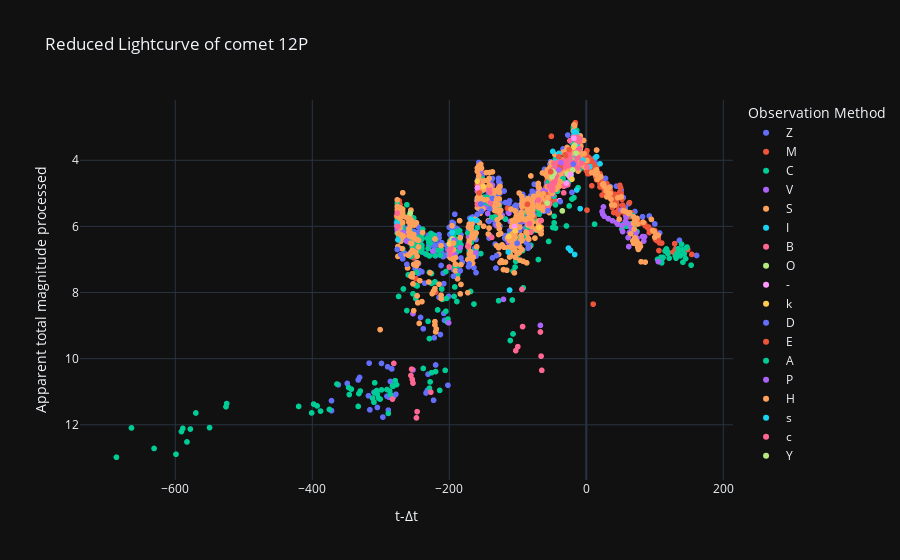

Notebook cell for this chart:
### Code cell
# Curva de luz reducida
labels = {'delta_t':'t-Δt','magnitud_reducida':'Apparent total magnitude processed', 'obs_method_key' : 'Observation Method'}
fig = px.scatter(curva_de_luz_procesada_df, x='delta_t', y='magnitud_reducida', color='obs_method_key', template= 'plotly_dark', labels= labels, title=f'Reduced Lightcurve of comet {nombre_cometa}')
fig.update_yaxes(autorange="reversed")
fig.show()

### Figure 1 — Plotly figure (JSON) as saved in the notebook; plotly's stock layout.template omitted (floating-point values rounded to 4 significant figures; data arrays with more than 128 entries replaced by an {"elided": "..."} marker saying what was removed)
{"data": [{"hovertemplate": "Observation Method=Z<br>t-Δt=%{x}<br>Apparent total magnitude processed=%{y}<extra></extra>", "legendgroup": "Z", "marker": {"color": "#636efa", "symbol": "circle"}, "mode": "markers", "name": "Z", "showlegend": true, "type": "scattergl", "x": {"elided": "437 int values"}, "xaxis": "x", "y": {"elided": "437 float values"}, "yaxis": "y"}, {"hovertemplate": "Observation Method=M<br>t-Δt=%{x}<br>Apparent total magnitude processed=%{y}<extra></extra>", "legendgroup": "M", "marker": {"color": "#EF553B", "symbol": "circle"}, "mode": "markers", "name": "M", "showlegend": true, "type": "scattergl", "x": {"elided": "414 int values"}, "xaxis": "x", "y": {"elided": "414 float values"}, "yaxis": "y"}, {"hovertemplate": "Observation Method=C<br>t-Δt=%{x}<br>Apparent total magnitude processed=%{y}<extra></extra>", "legendgroup": "C", "marker": {"color": "#00cc96", "symbol": "circle"}, "mode": "markers", "name": "C", "showlegend": true, "type": "scattergl", "x": {"elided": "356 int values"}, "xaxis": "x", "y": {"elided": "356 float values"}, "yaxis": "y"}, {"hovertemplate": "Observation Method=V<br>t-Δt=%{x}<br>Apparent total magnitude processed=%{y}<extra></extra>", "legendgroup": "V", "marker": {"color": "#ab63fa", "symbol": "circle"}, "mode": "markers", "name": "V", "showlegend": true, "type": "scattergl", "x": [105, 85, 84, 82, 74, 73, 72, 71, 69, 68, 67, 65, 64, 63, 62, 61, 59, 58, 57, 53, 52, 51, 46, 44, 38, 32, 26, 25, 24, 23, -19, -21, -35, -38, -40, -43, -45, -49, -56, -63, -69, -70, -72, -80, -84, -85, -87, -88, -99, -101, -111, -113, -113, -114, -121, -123, -131, -137, -141, -141, -142, -144, -148, -153, -154, -155, -159, -159, -161, -171, -172, -184, -192, -194, -197, -199, -200, -201, -224, -253, -253, -253, -262, -266, -267, -268, -271, -274, -275, -276, -276], "xaxis": "x", "y": [7.064, 6.311, 6.443, 6.308, 6.357, 6.188, 6.318, 6.149, 6.109, 6.137, 6.066, 6.025, 5.955, 6.182, 6.611, 6.338, 5.895, 5.721, 5.849, 6.155, 5.982, 5.508, 5.934, 5.883, 5.828, 5.764, 5.69, 5.411, 5.632, 5.552, 3.312, 4.172, 4.431, 4.549, 4.593, 4.708, 4.45, 5.033, 4.924, 4.914, 5.034, 4.902, 5.243, 5.604, 5.487, 5.859, 5.802, 5.871, 5.764, 5.81, 5.851, 5.601, 6.301, 6.475, 8.206, 5.66, 5.98, 4.752, 6.27, 4.77, 4.951, 5.611, 5.434, 4.64, 4.322, 4.204, 4.634, 4.934, 6.799, 6.335, 6.52, 6.641, 6.831, 6.905, 6.566, 6.64, 6.828, 8.915, 6.746, 8.639, 10.34, 5.939, 6.445, 6.303, 6.193, 6.282, 6.151, 5.719, 6.008, 6.097, 6.097], "yaxis": "y"}, {"hovertemplate": "Observation Method=S<br>t-Δt=%{x}<br>Apparent total magnitude processed=%{y}<extra></extra>", "legendgroup": "S", "marker": {"color": "#FFA15A", "symbol": "circle"}, "mode": "markers", "name": "S", "showlegend": true, "type": "scattergl", "x": {"elided": "600 int values"}, "xaxis": "x", "y": {"elided": "600 float values"}, "yaxis": "y"}, {"hovertemplate": "Observation Method=I<br>t-Δt=%{x}<br>Apparent total magnitude processed=%{y}<extra></extra>", "legendgroup": "I", "marker": {"color": "#19d3f3", "symbol": "circle"}, "mode": "markers", "name": "I", "showlegend": true, "type": "scattergl", "x": [20, 15, 14, 5, -5, -9, -12, -13, -14, -14, -14, -15, -17, -17, -18, -21, -23, -23, -25, -26, -26, -27, -30, -31, -38, -40, -42, -45, -45, -46, -47, -47, -112, -114, -160, -168, -196, -200, -200, -275, -276], "xaxis": "x", "y": [4.107, 3.89, 3.903, 4.194, 3.994, 5.463, 3.927, 3.513, 3.199, 3.599, 4.899, 3.884, 3.25, 6.85, 3.132, 4.072, 4.028, 6.728, 3.682, 6.659, 6.659, 3.838, 3.863, 4.037, 4.149, 3.793, 4.037, 4.05, 4.15, 4.222, 4.092, 4.092, 7.925, 6.775, 5.816, 5.782, 6.178, 6.828, 6.728, 6.408, 5.897], "yaxis": "y"}, {"hovertemplate": "Observation Method=B<br>t-Δt=%{x}<br>Apparent total magnitude processed=%{y}<extra></extra>", "legendgroup": "B", "marker": {"color": "#FF6692", "symbol": "circle"}, "mode": "markers", "name": "B", "showlegend": true, "type": "scattergl", "x": [1, -7, -10, -10, -11, -12, -12, -13, -13, -14, -15, -15, -16, -16, -17, -19, -19, -21, -21, -21, -23, -24, -24, -24, -25, -26, -27, -27, -27, -28, -28, -30, -31, -32, -33, -33, -33, -34, -34, -35, -41, -42, -44, -44, -44, -45, -46, -46, -46, -46, -46, -47, -47, -48, -49, -49, -50, -50, -50, -54, -54, -55, -56, -66, -70, -81, -83, -84, -138, -140, -141, -142, -158, -158, -159, -173, -198, -199, -199, -199, -200, -200, -200, -275, -275, -276, -276], "xaxis": "x", "y": [4.208, 4.083, 3.652, 3.352, 3.441, 3.927, 4.227, 3.913, 4.213, 3.299, 3.384, 3.784, 3.365, 4.065, 3.65, 3.312, 3.312, 4.172, 4.172, 4.072, 4.128, 3.408, 3.908, 4.108, 3.782, 4.159, 4.738, 4.138, 3.838, 4.712, 4.012, 4.163, 4.037, 4.211, 4.984, 4.784, 4.084, 4.657, 4.157, 4.031, 4.067, 4.137, 4.279, 4.479, 4.479, 4.35, 4.422, 4.622, 4.322, 4.422, 4.622, 4.692, 4.092, 4.264, 4.833, 4.333, 4.303, 4.703, 4.903, 4.785, 5.285, 5.354, 5.424, 5.823, 5.202, 6.175, 5.917, 6.187, 6.332, 5.291, 4.97, 4.851, 4.951, 4.651, 5.334, 6.604, 6.653, 6.84, 6.74, 6.74, 7.228, 7.228, 6.728, 6.008, 6.008, 5.597, 5.997], "yaxis": "y"}, {"hovertemplate": "Observation Method=O<br>t-Δt=%{x}<br>Apparent total magnitude processed=%{y}<extra></extra>", "legendgroup": "O", "marker": {"color": "#B6E880", "symbol": "circle"}, "mode": "markers", "name": "O", "showlegend": true, "type": "scattergl", "x": [-15, -17, -20, -28, -34, -35, -36, -47, -49, -50, -57, -195], "xaxis": "x", "y": [3.784, 3.55, 4.292, 4.412, 4.557, 5.531, 4.605, 4.392, 4.333, 4.503, 5.294, 6.392], "yaxis": "y"}, {"hovertemplate": "Observation Method=-<br>t-Δt=%{x}<br>Apparent total magnitude processed=%{y}<extra></extra>", "legendgroup": "-", "marker": {"color": "#FF97FF", "symbol": "circle"}, "mode": "markers", "name": "-", "showlegend": true, "type": "scattergl", "x": [-18, -23, -24, -29, -39, -105, -159], "xaxis": "x", "y": [3.332, 4.428, 4.508, 4.687, 5.222, 6.005, 4.834], "yaxis": "y"}, {"hovertemplate": "Observation Method=k<br>t-Δt=%{x}<br>Apparent total magnitude processed=%{y}<extra></extra>", "legendgroup": "k", "marker": {"color": "#FECB52", "symbol": "circle"}, "mode": "markers", "name": "k", "showlegend": true, "type": "scattergl", "x": [-19, -21, -69, -104, -113, -150, -159, -200], "xaxis": "x", "y": [3.612, 4.572, 6.034, 6.131, 6.301, 4.796, 4.634, 6.528], "yaxis": "y"}, {"hovertemplate": "Observation Method=D<br>t-Δt=%{x}<br>Apparent total magnitude processed=%{y}<extra></extra>", "legendgroup": "D", "marker": {"color": "#636efa", "symbol": "circle"}, "mode": "markers", "name": "D", "showlegend": true, "type": "scattergl", "x": [-19, -21, -38, -56, -84, -85, -87, -101, -131, -137, -141, -142, -153, -154, -159, -161, -171, -172, -184, -194, -262, -268, -271, -276], "xaxis": "x", "y": [4.112, 4.972, 5.249, 5.524, 6.587, 6.659, 6.502, 6.51, 6.88, 5.152, 5.47, 5.851, 5.54, 5.322, 5.634, 7.399, 7.135, 7.22, 7.341, 7.505, 7.145, 6.982, 6.851, 6.697], "yaxis": "y"}, {"hovertemplate": "Observation Method=E<br>t-Δt=%{x}<br>Apparent total magnitude processed=%{y}<extra></extra>", "legendgroup": "E", "marker": {"color": "#EF553B", "symbol": "circle"}, "mode": "markers", "name": "E", "showlegend": true, "type": "scattergl", "x": [-25, -30, -31, -38, -38, -40, -52, -59, -86, -156], "xaxis": "x", "y": [3.682, 3.863, 3.837, 4.249, 4.149, 3.893, 4.345, 5.034, 5.33, 4.987], "yaxis": "y"}, {"hovertemplate": "Observation Method=A<br>t-Δt=%{x}<br>Apparent total magnitude processed=%{y}<extra></extra>", "legendgroup": "A", "marker": {"color": "#00cc96", "symbol": "circle"}, "mode": "markers", "name": "A", "showlegend": true, "type": "scattergl", "x": [-34], "xaxis": "x", "y": [4.557], "yaxis": "y"}, {"hovertemplate": "Observation Method=P<br>t-Δt=%{x}<br>Apparent total magnitude processed=%{y}<extra></extra>", "legendgroup": "P", "marker": {"color": "#ab63fa", "symbol": "circle"}, "mode": "markers", "name": "P", "showlegend": true, "type": "scattergl", "x": [-37, -40, -67, -193], "xaxis": "x", "y": [4.076, 4.293, 8.993, 6.419], "yaxis": "y"}, {"hovertemplate": "Observation Method=H<br>t-Δt=%{x}<br>Apparent total magnitude processed=%{y}<extra></extra>", "legendgroup": "H", "marker": {"color": "#FFA15A", "symbol": "circle"}, "mode": "markers", "name": "H", "showlegend": true, "type": "scattergl", "x": [-38, -40, -56, -63, -84, -85, -87, -88, -101, -131, -137, -141, -142, -153, -154, -159, -161, -171, -172, -184, -194, -262, -268, -271, -276, -276], "xaxis": "x", "y": [4.649, 4.793, 5.124, 5.014, 6.387, 6.359, 6.202, 6.171, 5.71, 5.18, 4.352, 4.37, 4.751, 4.24, 4.122, 4.234, 6.199, 5.935, 6.02, 6.341, 6.505, 5.745, 5.582, 5.451, 5.397, 5.197], "yaxis": "y"}, {"hovertemplate": "Observation Method=s<br>t-Δt=%{x}<br>Apparent total magnitude processed=%{y}<extra></extra>", "legendgroup": "s", "marker": {"color": "#19d3f3", "symbol": "circle"}, "mode": "markers", "name": "s", "showlegend": true, "type": "scattergl", "x": [-49], "xaxis": "x", "y": [3.733], "yaxis": "y"}, {"hovertemplate": "Observation Method=c<br>t-Δt=%{x}<br>Apparent total magnitude processed=%{y}<extra></extra>", "legendgroup": "c", "marker": {"color": "#FF6692", "symbol": "circle"}, "mode": "markers", "name": "c", "showlegend": true, "type": "scattergl", "x": [-65, -66, -67, -93, -94, -100, -103, -227, -247, -248, -253, -254, -255, -256, -281, -283], "xaxis": "x", "y": [10.35, 9.923, 9.193, 9.03, 7.902, 9.637, 9.758, 11.01, 11.6, 11.79, 10.74, 10.63, 10.32, 10.51, 10.14, 11.22], "yaxis": "y"}, {"hovertemplate": "Observation Method=Y<br>t-Δt=%{x}<br>Apparent total magnitude processed=%{y}<extra></extra>", "legendgroup": "Y", "marker": {"color": "#B6E880", "symbol": "circle"}, "mode": "markers", "name": "Y", "showlegend": true, "type": "scattergl", "x": [-257], "xaxis": "x", "y": [5.597], "yaxis": "y"}], "layout": {"legend": {"title": {"text": "Observation Method"}, "tracegroupgap": 0}, "title": {"text": "Reduced Lightcurve of comet 12P"}, "xaxis": {"anchor": "y", "domain": [0, 1], "title": {"text": "t-Δt"}}, "yaxis": {"anchor": "x", "autorange": "reversed", "domain": [0, 1], "title": {"text": "Apparent total magnitude processed"}}}}
